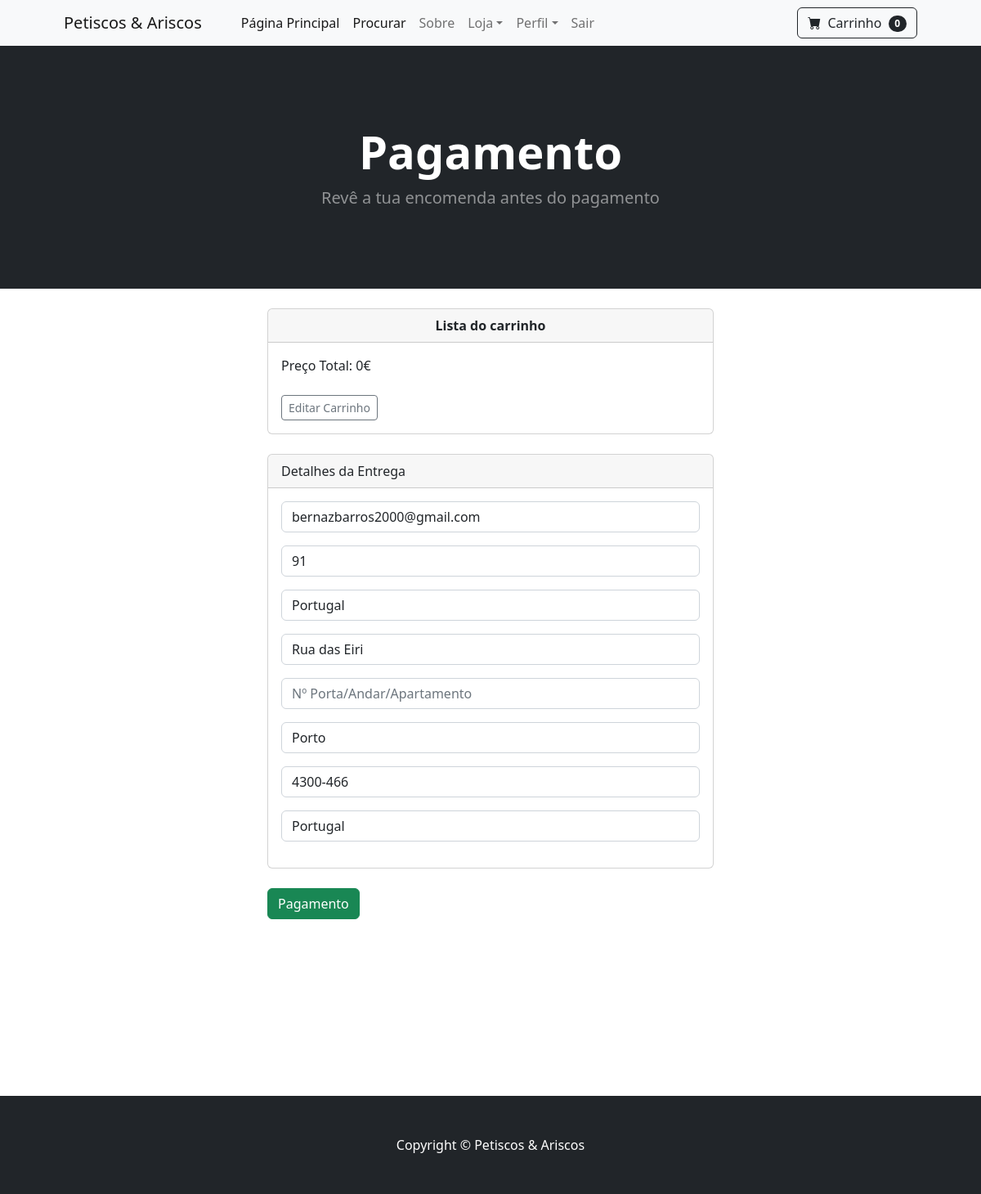
/payment/checkout/ (signed in), run on the app's committed database.
### payment/models.py (models this page shows, shortened)
class ShippingAddress(models.Model):
    user = models.ForeignKey(User, on_delete=models.CASCADE, null=True, blank=True)
    shipping_full_name = models.CharField(max_length=255)
    shipping_phone = models.CharField(max_length=50, null=True, blank=False)
    shipping_email = models.CharField(max_length=255)
    shipping_address1 = models.CharField(max_length=255)
    shipping_address2 = models.CharField(max_length=255, blank=True)
    shipping_city = models.CharField(max_length=255)
    shipping_zipcode = models.CharField(max_length=255)
    shipping_country = models.CharField(max_length=255)
    class Meta:
        verbose_name_plural = "Shipping Address"

### payment/views.py (the view, shortened to what this page needs)
# urls.py: path('checkout/', views.checkout, name='checkout'),
def checkout(request):
	cart = Cart(request)
	cart_products = cart.get_prod
	quantities = cart.get_quants
	totals = cart.cart_total()
	if request.user.is_authenticated:
		shipping_user = ShippingAddress.objects.get(user__id=request.user.id)
		shipping_form = ShippingForm(request.POST or None, instance=shipping_user)
		return render(request, "payment/checkout.html", {
	  		"cart_products":cart_products,
			"quantities":quantities,
		 	"totals":totals,
		  	"shipping_form":shipping_form
		})

### cart/cart.py (called while the page is built, shortened)
    def cart_total(self):
        product_ids = self.cart.keys()
        products = Products.objects.filter(id__in=product_ids)
        quantities = self.cart
        total = 0
        return total

    def __len__(self):
        return len(self.cart)

    def get_prod(self):
        product_ids = self.cart.keys()
        products = Products.objects.filter(id__in=product_ids)
        return products

### cart/context_processors.py (called while the page is built)
def cart(request):
    return {'cart': Cart(request)}

### payment/templates/payment/checkout.html (shortened to what this page needs)
{% extends 'base.html' %}
{% block content %}
        <header class="bg-dark py-5">
            <div class="container px-4 px-lg-5 my-5">
                <div class="text-center text-white">
                    <h1 class="display-4 fw-bolder">Pagamento</h1>
                    <p class="lead fw-normal text-white-50 mb-0">Revê a tua encomenda antes do pagamento</p>
                </div>
            </div>
        </header>
        <br/>
        <div class="container">
            <div class="row">
                <div class="col-md-6 offset-md-3">
                    <div class="card">
                        <div class="card-header">
                            <center><strong>Lista do carrinho</strong></center>
                        </div>
                        <div class="card-body">
                            Preço Total: {{ totals }}€
                            <br/><br/>
                            <a href="{% url 'cart_summary' %}" class="btn btn-sm btn-outline-secondary">Editar Carrinho</a>
                        </div>
                    </div>
                    <br/>
                    <div class="card">
                        <div class="card-header">
                            Detalhes da Entrega
                        </div>
                        <div class="card-body">
                            {{ shipping_form.as_p }}
                        </div>
                    </div>
                    <br/>
                    <a href="#" class="btn btn-success">Pagamento</a>
                </div>
            </div>
        </div>
        <br/><br/><br/><br/><br/><br/><br/><br/><br/>
{% endblock %}

### data on the page
ShippingAddress: shipping_full_name "bernazbarros2000@gmail.com", shipping_phone "91", shipping_email "Portugal", shipping_address1 "Rua das Eiri", shipping_city "Porto", shipping_zipcode "4300-466", shipping_country "Portugal"

### other printed values
{{ cart|length }} "0"
{{ totals }} "0"
